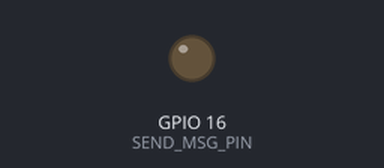
The sketch below on a simulated ESP8266 (NodeMCU). Parts: output pins drawn as LEDs (lit = HIGH). WiFi joins after 1.5 s; servers stay silent unless stated; what the sketch prints to the serial monitor is not drawn.

Above: at 2.0 s.
Timing chart, 0 to 3.5 s (numbered marks = the images above):
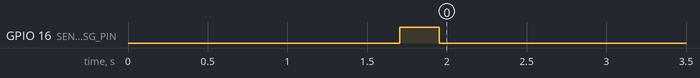

The sketch:

Valkyrie_Pack_Dewey.ino
```cpp
// Voltage Transmitter Software //////////////////////////////////////////////////////////////////////////////////////////////////////////
  // Main ino File
//
// Created for 2019 Valkyrie by: Eli Verbrugge, Ethan Arneson, Jacob Lipina
//
// ESP8266-12e device plugs into battery pack and relays the measured voltage to the "#batteryvoltage" Slack channel.
//
//Good Sources:
//General info and Pinout: https://github.com/nodemcu/nodemcu-devkit-v1.0
//https://forum.arduino.cc/index.php?topic=155218.0
//https://github.com/esp8266/Arduino/blob/master/libraries/ESP8266WiFi/examples/BearSSL_Validation/BearSSL_Validation.ino is being used for the fetchInsecure() and other things.

// Libraries ////////////////////////////////////////////////////////////////////////////////////////////////////////////////////////////////////////////////////////////////////////////
#include <ESP8266WiFi.h>
#include <sstream>

// Variable Constants & Definitions /////////////////////////////////////////////////////////////////////////////////////////////////////////////////////////////////////////////////////
#define BUTTON_PIN          0
#define VOLT_MEAS_PIN       A0
#define SEND_MSG_PIN        16 //Pin labeled "D0" is GPIO16
#define PACK_VOLTS_MAX      33600 // mvolts
#define PACK_VOLTS_MIN      21600 // mvolts
#define PACK_DISCONNECTED   5 // volts
#define PACK_VOLTS_ADC_MAX  967
#define PACK_VOLTS_ADC_MIN  629
#define PACK_NAME           "Atlas Pack _Main_" // Choices: "Valkyrie Pack _Dewey_" ; "Valkyrie Pack _TBD_" ; "Atlas Pack _Main_" ; "Atlas Pack _Spare_" ; "Gryphon Pack _Main_"
#define PACK_LOGO           ":atlas_logo_short: " // Choices: ":dew: " for Valkyrie Pack Dewey; TBD for Valkyrie Pack 2; ":atlas_logo_short: " for Atlas Pack Main; ":shimble: " for Atlas Pack Spare; ":gryphon_logo3: " for Gryphon Pack Main
int num_loops               = 0; //num times program has looped
int adc_reading             = 0;
float measured_voltage      = 0;
uint32_t send_msg_timer     = millis();
const uint32_t SEND_MSG     = 1800000; //30min = 1800000msec
uint32_t num_disconnected   = 0;


#define STASSID             "MST-PSK-N"
#define STAPSK              "JoeMiner"
const char *ssid            = STASSID;
const char *pass            = STAPSK;
const char *host            = "hooks.slack.com";
const uint16_t port         = 443;
const char *path            = "/services/T5R4XNGC8/BG2THPXDG/MsG8UnB8U7tCNEyyn1D0uRb5";
std::string message         = "Hello, World!"; //the actual message to be sent, as a c_str.
int mesSize                 = 0; // later size should be set to message.size() + 11;
std::string mesSizeString   = "";
const char *messageC        = "";
const char *mesSizeC        = "";
const char *request         = "";
WiFiClientSecure client;

namespace patch
{
    template <typename T>
    std::string to_string( const T& n )
    {
        std::ostringstream stm ;
        stm << n ;
        return stm.str();
    }
}

// Functions //////////////////////////////////////////////////////////////////////////////////////////////////////////////////////////////////////////////////////////////////////////

void setup()
{
  Serial.begin(115200);

  pinMode(SEND_MSG_PIN, OUTPUT);
  digitalWrite(SEND_MSG_PIN, LOW); //LED is active low


  WiFi.mode(WIFI_STA); // We start by connecting to a WiFi network
  WiFi.setSleepMode(WIFI_NONE_SLEEP);
  WiFi.begin(ssid, pass);

  while (WiFi.status() != WL_CONNECTED) {
    delay(500);
  }
}

void loop()
{
  if (send_msg_timer > millis())
  {
    send_msg_timer = millis();
  }
  if ((millis() - send_msg_timer > SEND_MSG) || num_loops == 0)
  {
    adc_reading = analogRead(VOLT_MEAS_PIN);
    Serial.print("ADC: ");
    Serial.println(adc_reading);

    if(adc_reading > PACK_VOLTS_ADC_MIN)
    {
      if(adc_reading > PACK_VOLTS_ADC_MAX)
      {
        adc_reading = PACK_VOLTS_ADC_MAX;
      }

      measured_voltage = map(adc_reading, PACK_VOLTS_ADC_MIN, PACK_VOLTS_ADC_MAX, PACK_VOLTS_MIN, PACK_VOLTS_MAX);
    }

    if(adc_reading < PACK_VOLTS_ADC_MIN)
    {
      measured_voltage = map(adc_reading, 0, PACK_VOLTS_ADC_MIN, 0, PACK_VOLTS_MIN);
    }

    measured_voltage = measured_voltage / 1000;
    measured_voltage = roundf(measured_voltage * 100) / 100; //Rounds voltage to two num after decimal
    //Serial.println(measured_voltage);

    if(measured_voltage < PACK_DISCONNECTED && num_loops != 0)
    {
      message = ":boi_matt2: ";
      message += patch::to_string(PACK_NAME);
      message += " *DISCONNECTED*";
      fetchInsecure();
      num_disconnected ++;
      send_msg_timer = millis();
      digitalWrite(SEND_MSG_PIN, HIGH); // Blink blue led to indicate msg sent
      delay(250);
      digitalWrite(SEND_MSG_PIN, LOW);
    }
    if(measured_voltage > PACK_DISCONNECTED && measured_voltage < 21.6)
    {
      Serial.print("Voltage: ");
      Serial.println(measured_voltage);
      message = "<!channel> :fire: ";
      message += patch::to_string(PACK_NAME);
      message += " DAMAGED:  *";
      message += patch::to_string(measured_voltage);
      message += "V*";
      fetchInsecure();
      send_msg_timer = millis();
      digitalWrite(SEND_MSG_PIN, HIGH); // Blink blue led to indicate msg sent
      delay(250);
      digitalWrite(SEND_MSG_PIN, LOW);
    }
    if((measured_voltage <= 23) && (measured_voltage >= 21.6))
    {
      Serial.print("Voltage: ");
      Serial.println(measured_voltage);
      message = "<!channel> :rotating_light: ";
      message += patch::to_string(PACK_NAME);
      message += " CRITICAL:  *";
      message += patch::to_string(measured_voltage);
      message += "V*";
      fetchInsecure();
      send_msg_timer = millis();
      digitalWrite(SEND_MSG_PIN, HIGH); // Blink blue led to indicate msg sent
      delay(250);
      digitalWrite(SEND_MSG_PIN, LOW);
    }
    if((measured_voltage <= 25) && (measured_voltage > 23))
    {
      Serial.print("Voltage: ");
      Serial.println(measured_voltage);
      message = ":warning: ";
      message += patch::to_string(PACK_NAME);
      message += "LOW:  *";
      message += patch::to_string(measured_voltage);
      message += "V*";
      fetchInsecure();
      send_msg_timer = millis();
      digitalWrite(SEND_MSG_PIN, HIGH); // Blink blue led to indicate msg sent
      delay(250);
      digitalWrite(SEND_MSG_PIN, LOW);
    }
    if(measured_voltage > 25)
    {
      Serial.print("Voltage: ");
      Serial.println(measured_voltage);
      message = patch::to_string(PACK_LOGO);
      message += patch::to_string(PACK_NAME);
      message += ":  *";
      message += patch::to_string(measured_voltage);
      message += "V*";
      fetchInsecure();
      send_msg_timer = millis();
      digitalWrite(SEND_MSG_PIN, HIGH); // Blink blue led to indicate msg sent
      delay(250);
      digitalWrite(SEND_MSG_PIN, LOW);
    }
  }
  num_loops ++;
}

// Try and connect using a WiFiClientBearSSL to specified host:port and dump HTTP response
void fetchURL(BearSSL::WiFiClientSecure *client, const char *host, const uint16_t port, const char *path)
{
  client->connect(host, port);
  if (!client->connected()) {
    return;
  }
  mesSize = message.length() + 11;
  mesSizeString = patch::to_string(mesSize);
  messageC = message.c_str();
  mesSizeC = mesSizeString.c_str();
  client->write("POST ");
  client->write(path);
  client->write(" HTTP/1.0\r\n");
  client->write("Host: ");
  client->write(host);
  client->write("\r\nUser-Agent: Arduino/1.1\r\n");
  client->write("Accept: */*\r\nContent-type: application/json\r\nContent-Length: ");
  client->write(mesSizeC);
  client->write("\r\n\r\n{\"text\":\"");
  client->write(messageC);
  client->write("\"}");
}

void fetchInsecure()
{
  BearSSL::WiFiClientSecure client;
  client.setInsecure();
  fetchURL(&client, host, port, path);
}
```

Measured:
- by itself, GPIO 16 (SEND_MSG_PIN): LOW → HIGH at 1.7 s, → LOW 0.25 s later
